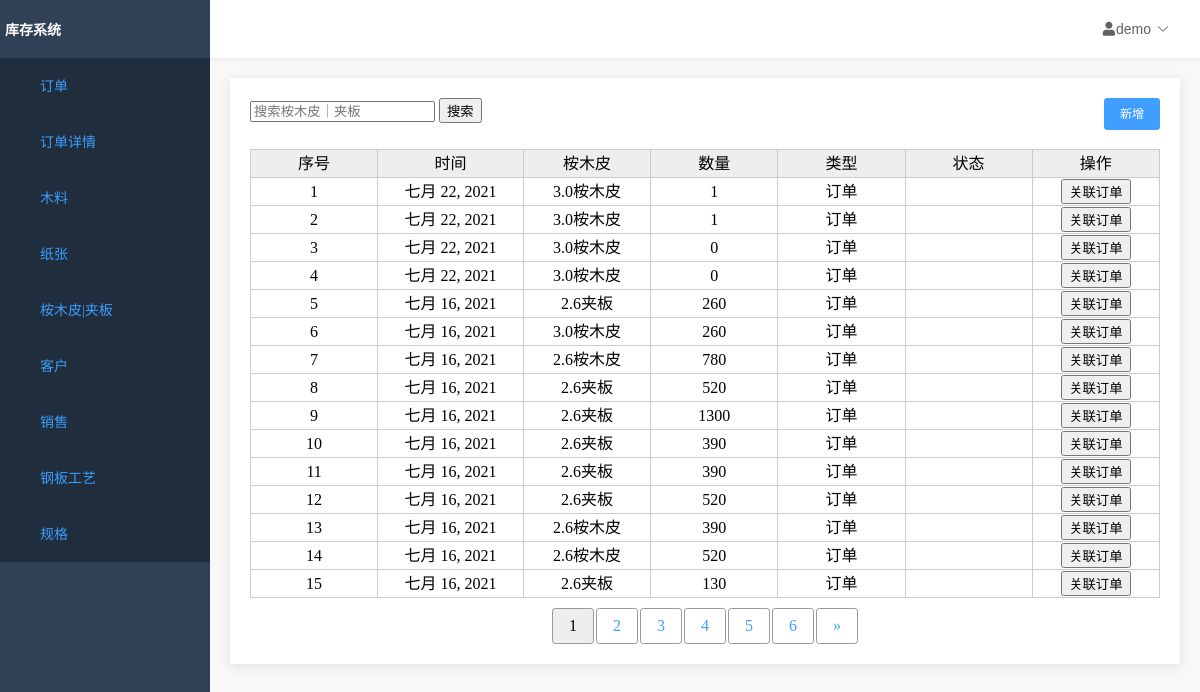
Page /home/skin/form/list/ on the committed database.
### order/models.py (models this page shows)
class SkinFormModel(models.Model):
    id = models.AutoField(primary_key=True)
    arrive_date = models.DateField('到货时间', default=now)
    name = models.ForeignKey(
        SkinModel,
        verbose_name='桉木皮',
        on_delete=models.PROTECT)
    count = models.IntegerField('数量', default=0)
    type = models.CharField('类型', max_length=4, choices=FORM_TYPE, default='1')
    sure = models.BooleanField(
        '是否确认', default=False, blank=False, null=False)
    complete = models.BooleanField(
        '是否完成', default=False, blank=False, null=False)
    order = models.ForeignKey(
        OrderModel,
        verbose_name='关联订单',
        on_delete=models.CASCADE, null=True)
    user = models.ForeignKey(
        User,
        verbose_name='作者',
        on_delete=models.PROTECT, null=True)
    note = models.TextField('备注', max_length=256, default='')
    created_time = models.DateTimeField('创建时间', default=now)
    last_mod_time = models.DateTimeField('修改时间', auto_now=True)
    objects = models.Manager()

### skin/models.py (models this page shows, shortened)
class SkinModel(models.Model):
    id = models.AutoField(primary_key=True)
    name = models.TextField('名称', max_length=64, unique=True, null=False)
    factory = models.TextField('厂家', max_length=64, default="")
    count = models.IntegerField('数量', default=0)
    note = models.TextField('备注', max_length=256, default='')
    enable = models.BooleanField(
        '是否使用', default=True, blank=False, null=False)
    created_time = models.DateTimeField('创建时间', default=now)
    last_mod_time = models.DateTimeField('修改时间', auto_now=True)
    objects = models.manager

### skin/views.py (the view)
# urls.py: path('form/list/', views.SkinFormListView.as_view(), name='skin_form_list'),
class SkinFormListView(ListView):
    paginate_by = 15
    model = SkinFormModel
    template_name = 'skinformlist.html'
    context_object_name = 'object_list'
    def get_queryset(self):  # 重写get_queryset方法
        q = Q()
        name = self.request.GET.get('name')
        obj_id = self.request.GET.get('id')
        if obj_id:
            q.add(Q(name_id=obj_id), Q.AND)
        elif name:
            id_list = SkinModel.objects.filter(name__contains=name)
            q.add(Q(name__in=id_list), Q.AND)
        return SkinFormModel.objects.filter(q).order_by('-id')
    def get_context_data(self, **kwargs):
        context = super(SkinFormListView, self).get_context_data(**kwargs)
        return context

### InventorySystem/context_processor.py (called while the page is built)
def nav_list(request):
    func_list = []
    func_list.append(('订单', '/home/order/head/list'))
    func_list.append(('订单详情', '/home/order/list'))
    func_list.append(('木料', '/home/wood/list'))
    func_list.append(('纸张', '/home/paper/list'))
    func_list.append(('桉木皮|夹板', '/home/skin/list'))
    func_list.append(('客户', '/home/customer/list'))
    func_list.append(['销售', '/home/salesman/list'])
    func_list.append(('钢板工艺', '/home/process/technology/list'))
    func_list.append(('规格', '/home/process/specification/list'))
    return locals()

### order/templatetags/order_extras.py (called while the page is built)
@register.simple_tag(takes_context=True)
def param_replace(context, **kwargs):
    d = context['request'].GET.copy()
    for k, v in kwargs.items():
        d[k] = v
    for k in [k for k, v in d.items() if not v]:
        del d[k]
    return d.urlencode()

### templates/skinformlist.html (shortened to what this page needs)
{% extends 'table.html' %}
{% block table %}
<div>
    <div class="top_tool_bar">
        <form method="get">
            <input type="text" name="name" placeholder="搜索桉木皮｜夹板">
            <button type="submit">
                <span>搜索</span>
            </button>
        </form>
        <div class="right_buttons">
            <a href="/home/skin/form/add">
                <button type="button">
                    <span>新增</span>
                </button>
            </a>
        </div>
    </div>
    <div class="results">
        <table id="result_list">
            <tr>
                <th scope="col" class="sortable column-id">序号</th>
                <th scope="col" class="sortable column-name">时间</th>
                <th scope="col" class="sortable column-name">桉木皮</th>
                <th scope="col" class="sortable column-name">数量</th>
                <th scope="col" class="sortable column-name">类型</th>
                <th scope="col">状态</th>
                <th scope="col">操作</th>
            </tr>
            {% for form in object_list %}
            <tr>
                <td>{{ forloop.counter }}</td>
                <td>{{ form.arrive_date }}</td>
                <td>{{ form.name.name }}</td>
                <td>{{ form.count }}</td>
                <td>
                    {% if form.type == '1' %}
                    入库
                    {% elif form.type == '2' %}
                    出库
                    {% elif form.type == '3' %}
                    损耗
                    {% else %}
                    订单
                    {% endif %}
                </td>
                <td>
                </td>
                <td>
                    {% if form.order %}
                    <a href="/home/order/head/view/detail/{{ form.order.id }}/">
                        <input type="button" value="关联订单">
                    </a>
                    {% else %}
                    <a href="/home/skin/form/del?id={{ form.id }}">
                        <input type="button" value="删除">
                    </a>
                    {% endif %}
                </td>
            </tr>
            {% endfor %}
        </table>
    </div>
</div>
{% endblock %}

### static/css/base.css (style rules this page uses)
a:link, a:visited { color: #3f9eff; text-decoration: none; }
td, th { vertical-align: inherit; border-bottom: none; }
body, #container { background-color: #f1f1f1; }

### static/css/index.css (style rules this page uses)
html, body { padding: 0px; margin: 0px; background-color: #f8f8f8; height: 100%; overflow: hidden; }

### templates/table.html (style rules this page uses)
table { width: 100%; background: #ccc; margin: 10px auto; white-space:nowrap; border-collapse: collapse; }
th,td { height: 25px; line-height: 25px; text-align: center; border: 1px solid #ccc; }
th { background: #eee; font-weight: normal; }
td { min-width:80px; max-width:100%; }
tr { background: #fff; }
td a { color: #06f; text-decoration: none; }
.top_tool_bar { display:flex; flex-flow: row; }
.right_buttons { margin-left:auto }
.right_buttons button { background-color: #409EFF; color: #fff; padding: 9px 15px; font-size: 12px; border-radius: 3px; line-height: 1; border: 1px solid #409EFF; }

### rows in the picture
SkinFormModel: arrive_date "七月 22, 2021", name.name "3.0桉木皮", count "1", type "订单"
SkinFormModel: arrive_date "七月 22, 2021", name.name "3.0桉木皮", count "1", type "订单"
SkinFormModel: arrive_date "七月 22, 2021", name.name "3.0桉木皮", count "0", type "订单"
SkinFormModel: arrive_date "七月 22, 2021", name.name "3.0桉木皮", count "0", type "订单"
SkinFormModel: arrive_date "七月 16, 2021", name.name "2.6夹板", count "260", type "订单"
SkinFormModel: arrive_date "七月 16, 2021", name.name "3.0桉木皮", count "260", type "订单"
SkinFormModel: arrive_date "七月 16, 2021", name.name "2.6桉木皮", count "780", type "订单"
SkinFormModel: arrive_date "七月 16, 2021", name.name "2.6夹板", count "520", type "订单"
SkinFormModel: arrive_date "七月 16, 2021", name.name "2.6夹板", count "1300", type "订单"
SkinFormModel: arrive_date "七月 16, 2021", name.name "2.6夹板", count "390", type "订单"
SkinFormModel: arrive_date "七月 16, 2021", name.name "2.6夹板", count "390", type "订单"
SkinFormModel: arrive_date "七月 16, 2021", name.name "2.6夹板", count "520", type "订单"
SkinFormModel: arrive_date "七月 16, 2021", name.name "2.6桉木皮", count "390", type "订单"
SkinFormModel: arrive_date "七月 16, 2021", name.name "2.6桉木皮", count "520", type "订单"
SkinFormModel: arrive_date "七月 16, 2021", name.name "2.6夹板", count "130", type "订单"

### other values in the picture
{{ func.0 }} "订单" "订单详情" "木料" "纸张" "桉木皮|夹板" "客户" "销售" "钢板工艺" "规格"
{{ page }} "1"
{{ page }} "2" "3" "4" "5" "6"
